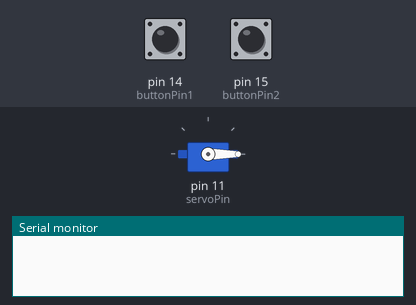
Recording of a sketch running on a simulated Arduino Uno, built with avr-gcc and run on an emulated ATmega328P. Parts: servo, the last lines printed to the serial monitor. The test bench sets the inputs (shaded band); at power-on: pin 14 (buttonPin1) LOW, pin 15 (buttonPin2) LOW.

Above: at 1.8 s.
1.9 s: pin 14 (buttonPin1) pulled HIGH for 3.2 s
At 6.0 s:
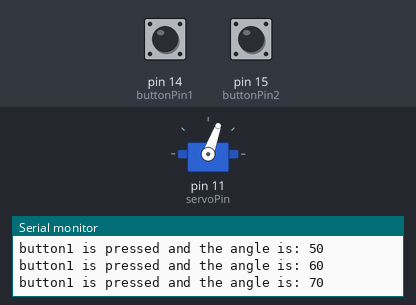
6.6 s: pin 14 (buttonPin1) pulled HIGH for 0.6 s
At 7.6 s:
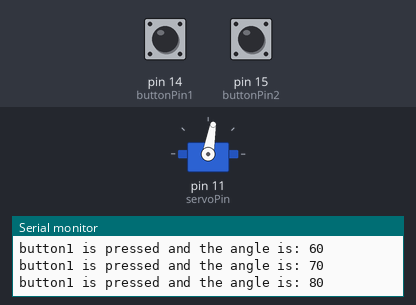
8.7 s: pin 14 (buttonPin1) pulled HIGH for 1 s
At 10.7 s:
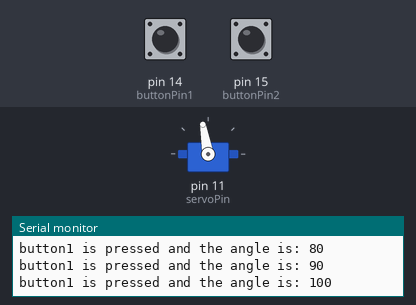
11.2 s: pin 14 (buttonPin1) pulled HIGH for 1 s
At 12.7 s:
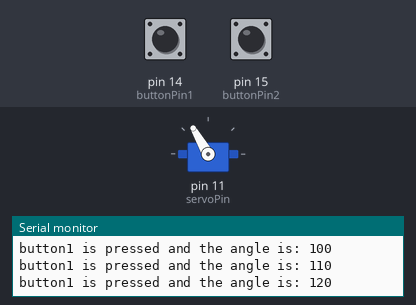
13.7 s: pin 14 (buttonPin1) pulled HIGH for 3.2 s
At 17.4 s:
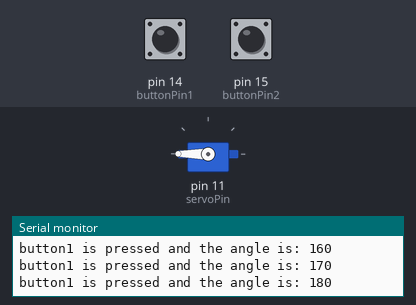
18.4 s: pin 15 (buttonPin2) pulled HIGH for 0.6 s
At 19.0 s:
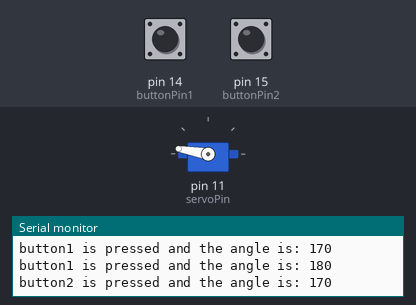
Timing chart, 0 to 21.4 s (numbered marks = the images above; inputs shaded):
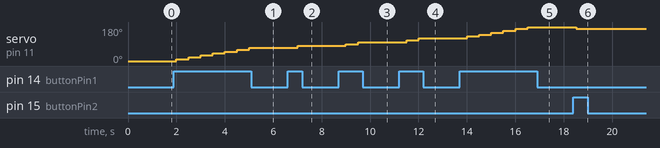

The sketch:

HW9-1_202055501.ino
```cpp
#include <Servo.h>

//connect buttons to digital pins 14, 15 through a pull-down resistor
//increase the angle of the servo motor by 10 degrees
//when the button connected to pin 14 is pressed
//decrease the angle by 10 degrees when the button connected to pin 15 is pressed

Servo myservo;
int servoPin = 11;
int buttonPin1 = 14, buttonPin2 = 15;
int angle = 0;
int angleStep = 10;
boolean isPressed1 = false, isPressed2 = false;

void setup() {
  // put your setup code here, to run once:
  pinMode(buttonPin1,INPUT);
  pinMode(buttonPin2,INPUT);
  myservo.attach(servoPin);
  myservo.write(angle);
  Serial.begin(9600);
}

void loop() {
  // put your main code here, to run repeatedly:

  if(digitalRead(buttonPin1)) isPressed1 = !isPressed1;
  if(digitalRead(buttonPin2)) isPressed2 = !isPressed2;

  if (isPressed1){
    if(angle >= 180) angle = 180;
    else angle += angleStep;
    isPressed1 = !isPressed1;
    Serial.println("button1 is pressed and the angle is: " + String(angle));
  }
  else if(isPressed2){
    if(angle <= 0) angle = 0;
    else angle -= angleStep;
    isPressed2 = !isPressed2;
    Serial.println("button2 is pressed and the angle is: " + String(angle));
  }
  myservo.write(angle);
  delay(500);

}
```

Measured:
- after the input at 1.9 s, servo on pin 11 (servoPin): moves from 0° to 70° over 3.0 s, starting after 0.10 s
- after the input at 6.6 s, servo on pin 11 (servoPin): 70° → 80° after 0.41 s
- after the input at 8.7 s, servo on pin 11 (servoPin): 80° → 90° after 0.31 s, → 100° 0.50 s later
- after the input at 11.2 s, servo on pin 11 (servoPin): 100° → 110° after 0.31 s, → 120° 0.50 s later
- after the input at 13.7 s, servo on pin 11 (servoPin): moves from 120° to 180° over 2.5 s, starting after 0.31 s
- after the input at 18.4 s, servo on pin 11 (servoPin): 180° → 170° after 0.11 s
